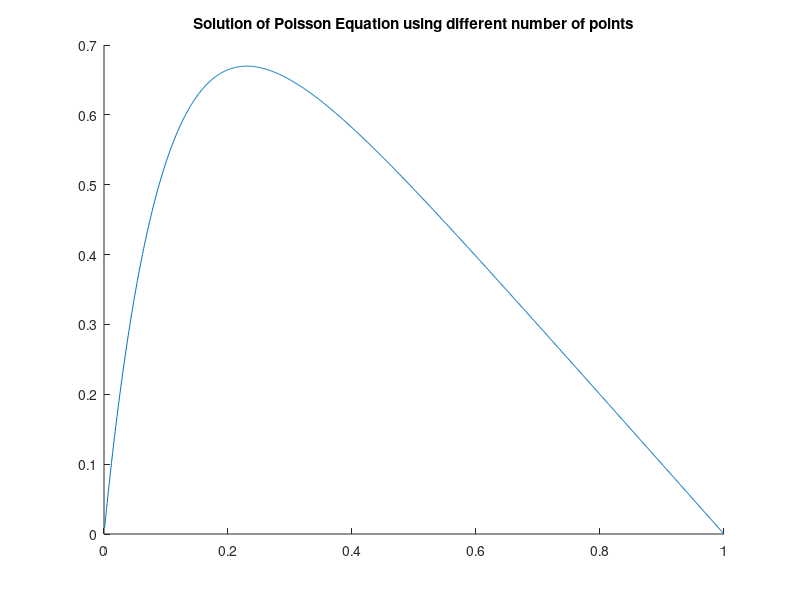

The MATLAB source for this figure: (Note: this script raises an error after producing the figure.)
clear
clc

% Define test cases
testCase = [11];
%testCase = 1000:1000:5000;
error = testCase;
MatlabTime = testCase;
GaussianTime = testCase;
LU_time = testCase;

% Exact Solution
figure
hold on
title('Solution of Poisson Equation using different number of points');
x = 0:0.001:1;
x(1) = [];
exact_u = 1-(1-exp(-10)).*x-exp(-10*x);
plot(x,exact_u);
legendText = 'Exact Solution';

% Numerical Solution
for j = 1:length(testCase)
% Define varibles
N = testCase(j)
w = ones(1,N);
cal_u = w*9999;
h = 1/(N-1);
x = 0:h:1
x(1) = [];
f = h.^2*100*exp(-10*x)
f0 = f;
A = triDiaMat(N-1,2,-1,-1);
exact_u = 1-(1-exp(-10)).*x-exp(-10*x);
%% Matlab slash solver
tic
Matlab_cal_u = (f/A);
MatlabTime(j) = toc;
plot(x,Matlab_cal_u,'o');
%% Gaussian
tic
% Forward Subsitute
for i = 2:size(A,1)
    ratio = -(A(i,i-1)/A(i-1,i-1));
    A(i,:) = A(i,:)+A(i-1,:)*ratio;
    %w(i) = w(i)+w(i-1)*ratio;
    f(i) = f(i)+f(i-1)*ratio;
end

%Matlab_cal_u = (f/A);
% Backward Subsitue
%w(:) = 1;
cal_u(N) = f(N)/w(N)/A(N,N);
for i = (size(A,1)-1):-1:1
    cal_u(i) = (f(i)-cal_u(i+1)*w(i+1)*A(i,i+1))/(A(i,i)*w(i));
end
GaussianTime(j) = toc;

relativeError = (cal_u(1:end-2)-exact_u(2:end-1))./exact_u(2:end-1);
error(j) = max(log10(abs(relativeError)));
plot(x,cal_u,'.')
legendText = char(legendText,[num2str(N) ' points']);

%% LU

% Generate the matrix
fullMatrix = 2*diag(ones(N,1)) -diag(ones(N-1,1),1) -diag(ones(N-1,1),-1);
% Solve the problem
tic
[L,U] = lu(fullMatrix);
LU_results = f0/L/U;
LU_time(j) = toc;

end
legend(legendText);

figure
plot(log10(testCase),error,'o-');
title('Maximum relative error');
xlabel('Number of points(log)');

figure
plot(log10(testCase),log10(MatlabTime),log10(testCase),log10(GaussianTime),log10(testCase),log10(LU_time));
title('Time used for different method');
legend('Matlab slash slover','Gaussian o(n) method','Standard LU o(n^3) method')